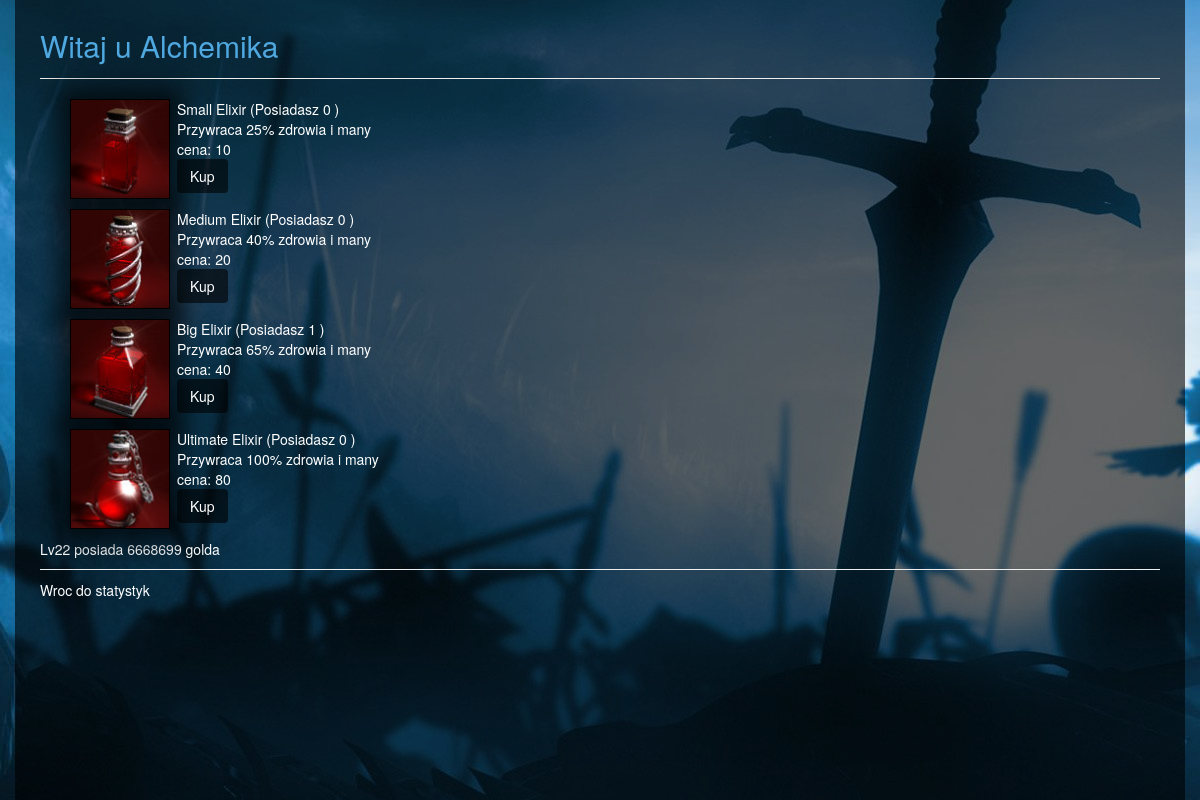
The app's page /player/8/alchemist/, older data.
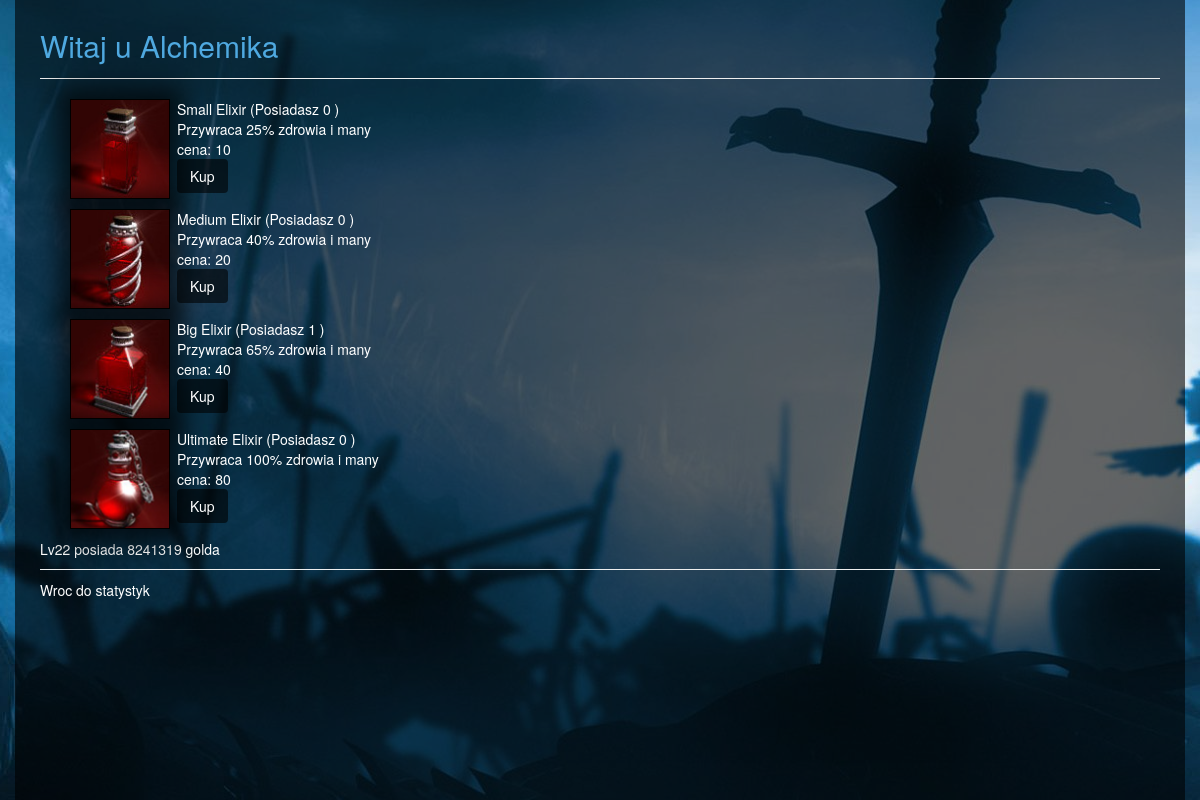
The same page, newer data.
### project/models.py (models this page shows, shortened)
class Player(models.Model):
    name = models.CharField(max_length=40)
    level = models.IntegerField()
    experience = models.IntegerField()
    requiredexp = models.IntegerField()
    strength = models.IntegerField()
    agility = models.IntegerField()
    maxhealth = models.IntegerField()
    health = models.IntegerField()
    attack = models.IntegerField()
    maxmana = models.IntegerField()
    mana = models.IntegerField()
    classname = models.ForeignKey(ClassName)
    armorid = models.ForeignKey(ArmorItem)
    bonus_attack = models.IntegerField()
    bonus_agility = models.IntegerField()
    bonus_health = models.IntegerField()
    isarmordamaged = models.BooleanField()
    gold = models.IntegerField()
    dot_damage = models.IntegerField()
    dot_rounds = models.IntegerField()
    small_elixir = models.IntegerField()
    medium_elixir = models.IntegerField()
    big_elixir = models.IntegerField()
    ultimate_elixir = models.IntegerField()

### project/views/shop.py (the view)
# urls.py: url(r'^player/(?P<p>[0-9]+)/alchemist/$', alchemist),
def alchemist(request, p):
    gamer = Player.objects.get(pk=p)
    return render(request, 'shop/alchemist.html', {
        'elixirs': Elixir.objects.all(),
        'p': gamer,
    })

### project/models.py (called while the page is built)
    def __unicode__(self):
        return self.name

### templates/shop/alchemist.html
{% extends 'layout.html' %}
{% block content %}
    <div class="add_player_title">
        Witaj u Alchemika
    </div>
    <hr/>
    <div id="this">
        {% include 'shop/elixir.html'%}
    </div>
    <hr/>
    <a href="/player/{{p.id}}/">
        Wroc do statystyk
    </a>
{% endblock %}

### templates/shop/elixir.html (shortened to what this page needs)
{% load staticfiles %}
    <div class="col-md-6">
        {% for item in elixirs %}
            <div class="shop">
                <div class="column_left">
                    <div class="armor_img">
                        {%if item.name  == 'Small Elixir' %}
                            <img src="{% static 'css/content/potion1.png' %}" height="100%", width="100%">
                        {%elif item.name  == 'Medium Elixir' %}
                            <img src="{% static 'css/content/potion2.png' %}" height="100%", width="100%">
                        {%elif item.name  == 'Big Elixir' %}
                            <img src="{% static 'css/content/potion3.png' %}" height="100%", width="100%">
                        {%else%}
                            <img src="{% static 'css/content/potion4.png' %}" height="100%", width="100%">
                        {%endif%}
                    </div>
                </div>
                <div class="armor_info">
                    {{ item.name }} (Posiadasz
                    {% if item.name == 'Small Elixir' %}
                        {{p.small_elixir}}
                    {% elif item.name == 'Medium Elixir' %}
                        {{p.medium_elixir}}
                    {% elif item.name  == 'Big Elixir' %}
                        {{p.big_elixir}}
                    {% else %}
                        {{p.ultimate_elixir}}
                    {% endif %}
                    )
                    <br />
                    Przywraca {{ item.health_restore }}% zdrowia i many<br />
                    cena: {{ item.price}}<br />
                    {% if p.gold < item.price %}
                        <div class="red">nie mozesz kupic tego przedmiotu</div>
                    {% else %}
                        <button class="btn btn_attack" onclick="Buy('{{item}}', {{item.price}})">Kup</button>
                    {% endif %}
                </div>
            </div>
        {% endfor %}
    </div>
    <p>
        {{p.name}} posiada {{p.gold}} golda
    </p>

Row changes from the older to the newer data that the page shows:
changed Player "Lv22": gold "6668699" → "8241319"
